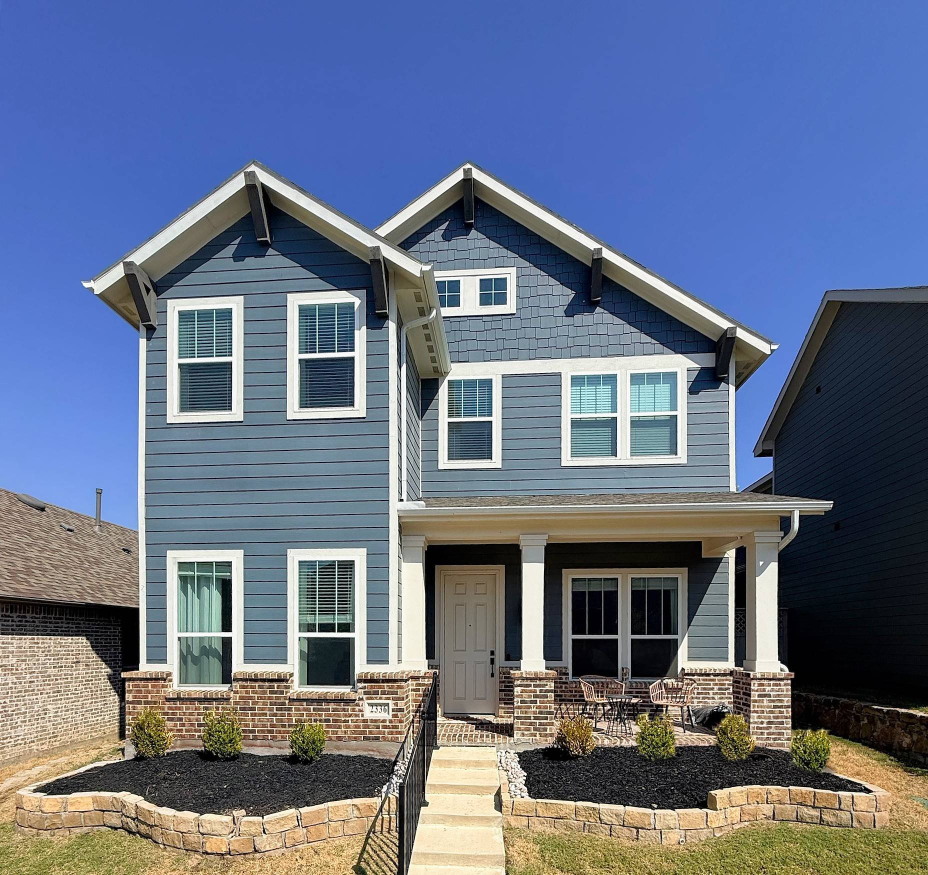
#> input picture flyers/2336-for-sale/images/exterior.jpg, 1855 x 1750 px (shown at 1/2 size)
$ python add_flowers.py
#> lines starting #> are read from the running program, lines starting #| are printed output that depends on the picture; after the words box and inside, x2 and y2 are one past the last pixel; in counts of white or black regions, pixels touching at a corner belong together
"""Digitally add flowering plants to the two front mulch beds in images/exterior.jpg.

Writes images/exterior-flowers.jpg and leaves the original photo untouched.
Usage: python3 add_flowers.py   (requires pillow, numpy, scipy)
"""
import math
import os
import random

import numpy as np
from PIL import Image, ImageDraw, ImageFilter
from scipy import ndimage

HERE = os.path.dirname(os.path.abspath(__file__))
SRC = os.path.join(HERE, 'images', 'exterior.jpg')
OUT = os.path.join(HERE, 'images', 'exterior-flowers.jpg')

SS = 3  # supersampling factor for anti-aliased plant rendering
rng = random.Random(2336)

# Mulch outlines traced from the photo (full-resolution pixel coordinates).
LEFT_BED = [(75, 1583), (170, 1537), (250, 1512), (400, 1503), (600, 1508), (782, 1515),
            (782, 1590), (700, 1598), (600, 1612), (530, 1622), (460, 1625), (350, 1620),
            (260, 1600), (200, 1588)]
RIGHT_BED = [(1045, 1502), (1100, 1495), (1400, 1490), (1560, 1500), (1650, 1535), (1735, 1580),
             (1600, 1582), (1420, 1585), (1415, 1612), (1200, 1605), (1045, 1595)]

# Front (stone-wall) edges of each bed, used to place the border row
LEFT_FRONT = [(95, 1580), (200, 1588), (260, 1600), (350, 1620), (460, 1625), (530, 1622),
              (600, 1612), (700, 1598), (775, 1590)]
RIGHT_FRONT = [(1050, 1595), (1200, 1605), (1415, 1610), (1420, 1578), (1600, 1576), (1720, 1576)]

# Flower colours: (petal base RGB, centre RGB)
PINK = ((228, 62, 128), (250, 214, 90))
RED = ((212, 38, 52), (245, 200, 70))
WHITE = ((246, 244, 238), (238, 196, 60))
PURPLE = ((138, 78, 190), (245, 222, 120))
YELLOW = ((250, 200, 40), (190, 110, 20))


def polygon_mask(shape, poly):
    m = Image.new('L', (shape[1], shape[0]), 0)
    ImageDraw.Draw(m).polygon(poly, fill=255)
    return np.asarray(m) > 0


def poisson_points(mask, spacing, tries=4000):
    ys, xs = np.nonzero(mask)
    pts = []
    for _ in range(tries):
        i = rng.randrange(len(xs))
        x, y = int(xs[i]), int(ys[i])
        if all((x - px) ** 2 + (y - py) ** 2 >= spacing ** 2 for px, py in pts):
            pts.append((x, y))
    return pts


def shade(rgb, f):
    return tuple(max(0, min(255, int(c * f))) for c in rgb)


def tint(rgb, t):
    return tuple(int(c + (255 - c) * t) for c in rgb)


def blob(cx, base, R, bumps):
    """Irregular mound outline as a polygon."""
    pts = []
    for i in range(41):
        t = math.pi * i / 40
        k = 1 + sum(a * math.sin(f * t + ph) for a, f, ph in bumps)
        pts.append((cx + math.cos(t) * R * 1.05 * k, base - math.sin(t) * R * 1.05 * k))
    pts.append((cx - R * 1.05, base + R * 0.12))
    pts.append((cx + R * 1.05, base + R * 0.12))
    return pts


def render_plant(radius, colours):
    """Return an RGBA patch (at 1x) of a flowering mound and its anchor offset."""
    R = radius * SS
    W, H = int(R * 2.8), int(R * 2.8)
    cx, base = W / 2, H * 0.8
    img = Image.new('RGBA', (W, H), (0, 0, 0, 0))
    d = ImageDraw.Draw(img)
    bumps = [(rng.uniform(0.04, 0.1), f, rng.uniform(0, 6.3)) for f in (3, 5, 7)]

    # Soft contact shadow on the mulch
    sh = Image.new('L', (W, H), 0)
    ImageDraw.Draw(sh).ellipse((cx - R * 1.15, base - R * 0.22, cx + R * 1.15, base + R * 0.28), fill=170)
    sh = sh.filter(ImageFilter.GaussianBlur(R * 0.18))
    img.paste((6, 7, 5, 255), (0, 0), sh)

    # Dark foliage body (the shadowed gaps between leaves)
    d.polygon(blob(cx, base, R * 0.95, bumps), fill=(34, 58, 24, 255))

    def in_mound(rr_min=0.0, rr_max=1.0):
        t = rng.uniform(0.05, math.pi - 0.05)
        rr = math.sqrt(rng.uniform(rr_min ** 2, rr_max ** 2))
        k = 1 + sum(a * math.sin(f * t + ph) for a, f, ph in bumps)
        return cx + math.cos(t) * R * 1.0 * rr * k, base - math.sin(t) * R * 1.0 * rr * k

    def leaves(n, size=1.0):
        for _ in range(n):
            lx, ly = in_mound(0.1, 1.02)
            light = 0.55 + 0.4 * (base - ly) / R + 0.12 * (lx - cx) / R
            g = shade((rng.randint(44, 76), rng.randint(84, 118), rng.randint(28, 48)), light)
            L, w = R * rng.uniform(0.16, 0.27) * size, R * rng.uniform(0.07, 0.12) * size
            ang = rng.uniform(0, math.pi)
            leaf = [(lx + math.cos(ang) * L * a - math.sin(ang) * w * b, ly + math.sin(ang) * L * a + math.cos(ang) * w * b)
                    for a, b in ((-1, 0), (0, 1), (1, 0), (0, -1))]
            d.polygon(leaf, fill=g + (255,))

    def blossoms(n):
        pts = sorted((in_mound(0.25, 0.98) for _ in range(n)), key=lambda p: p[1])
        for bx, by in pts:
            petal, centre = rng.choice(colours)
            petal = tuple(max(0, min(255, c + rng.randint(-14, 14))) for c in petal)
            r = R * rng.uniform(0.13, 0.19)
            light = 0.7 + 0.35 * (base - by) / R + 0.1 * (bx - cx) / R
            rot = rng.uniform(0, 2 * math.pi)
            # petal shadow first, so overlapping blossoms read as separate flowers
            d.ellipse((bx - r * 1.02, by - r * 0.7, bx + r * 1.02, by + r * 0.86), fill=shade(petal, 0.45 * light) + (200,))
            for k in range(5):
                a = rot + k * 2 * math.pi / 5
                px, py = bx + math.cos(a) * r * 0.46, by + math.sin(a) * r * 0.34
                pr = r * 0.5
                f = light * (1.05 if math.sin(a) < 0 else 0.86)
                col = shade(petal, min(f, 1.0) if petal[0] > 235 and petal[2] > 225 else f)
                d.ellipse((px - pr, py - pr * 0.8, px + pr, py + pr * 0.8), fill=col + (255,))
            cr = r * 0.15
            d.ellipse((bx - cr, by - cr * 0.8, bx + cr, by + cr * 0.8), fill=shade(centre, light) + (255,))

    n_leaf = int(60 + radius * 3)
    n_bloom = int(12 + radius * 1.0)
    leaves(n_leaf)
    blossoms(int(n_bloom * 0.6))
    leaves(int(n_leaf * 0.25), 0.8)   # some leaves in front of blossoms for depth
    blossoms(int(n_bloom * 0.4))

    img = img.resize((W // SS, H // SS), Image.LANCZOS)
    return img, (int(cx / SS), int(base / SS))


def main():
    photo = Image.open(SRC).convert('RGB')
#> photo is the input picture: PIL image 1855x1750 RGB; mean R, G, B 103.2, 114, 135.8
    arr = np.asarray(photo).astype(np.float32)
    h, w = arr.shape[:2]
#> h = 1750; w = 1855

    # Keep plants off the existing shrubs (green foliage); the tan stone wall and white rocks don't count.
    r, g, b = (ndimage.gaussian_filter(arr[..., i], 3) for i in range(3))
    green = (g > r - 8) & (g > b + 25) & (g > 60)
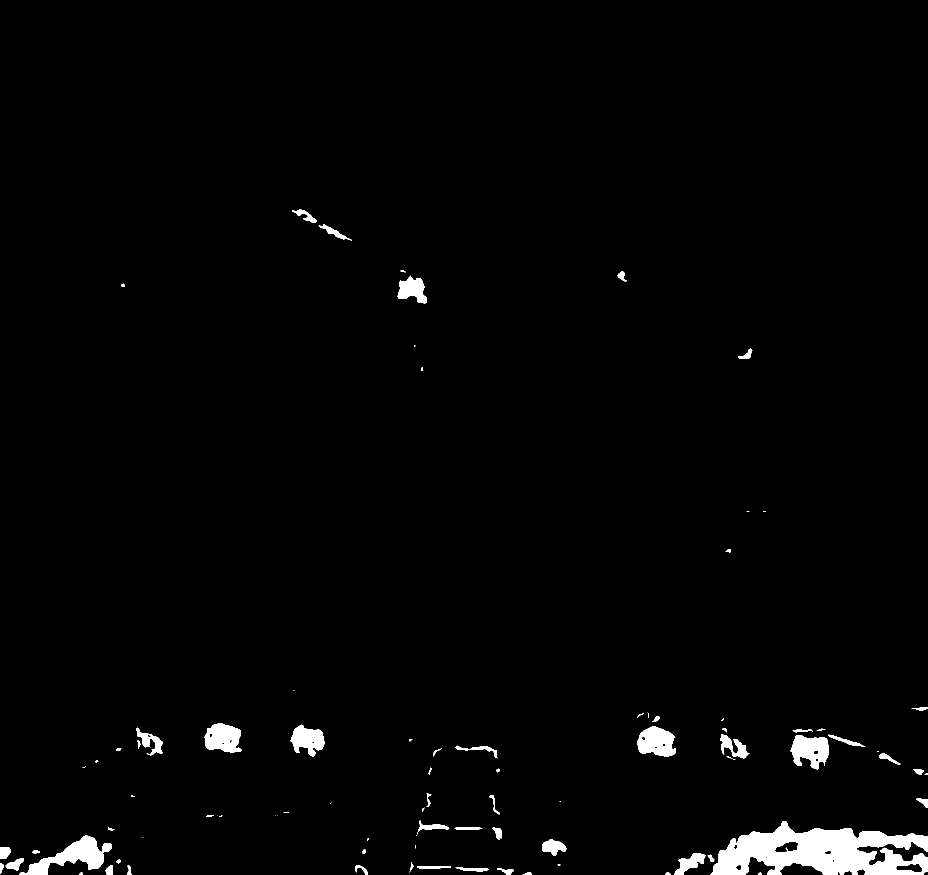
#> green: shape (1750, 1855) bool (shown at 1/2 size); 1.9% white; 89 white regions (25 under 20 px), largest, box (x1, y1, x2, y2) and area: (1421, 1642, 1855, 1750) 28099, (39, 1671, 224, 1750) 5396, (1581, 1470, 1658, 1539) 3536
    shrubs = ndimage.binary_dilation(ndimage.binary_opening(green, iterations=2), iterations=12)
#> shrubs: shape (1750, 1855) bool; 4% white; 35 white regions, largest, box (x1, y1, x2, y2) and area: (1319, 1630, 1855, 1750) 44072, (0, 1659, 275, 1750) 15528, (1569, 1446, 1734, 1551) 9228

    layer = Image.new('RGBA', (w, h), (0, 0, 0, 0))
#> layer: PIL image 1855x1750 RGBA; every value is 0
    plants = []
    # Colour drifts across each bed (left to right), with a white border row along the stone wall
    drifts = {
        'left': [(0, [PURPLE]), (260, [PINK]), (420, [RED]), (560, [PINK]), (680, [YELLOW, RED])],
        'right': [(0, [PINK]), (1130, [RED]), (1300, [PURPLE]), (1440, [PINK]), (1600, [RED])],
    }
    for name, poly, front_line in (('left', LEFT_BED, LEFT_FRONT), ('right', RIGHT_BED, RIGHT_FRONT)):
        bed = polygon_mask((h, w), poly)
        inner = ndimage.binary_erosion(bed, iterations=14) & ~shrubs
        edge = Image.new('L', (w, h), 0)
        ImageDraw.Draw(edge).line(front_line, fill=255, width=3)
        dist = ndimage.distance_transform_edt(np.asarray(edge) == 0)
        border = inner & (dist > 16) & (dist < 28)
        body = inner & (dist >= 44)
        for (x, y) in poisson_points(border, 32):
            plants.append((y, x, [WHITE]))
        for (x, y) in poisson_points(body, 36):
            cols = [c for x0, c in drifts[name] if x >= x0][-1]
            plants.append((y, x, cols))
#> this loop made 2 passes
#> pass 1, in main, `dist = ndimage.distance_transform_edt(np.asarray(edge) == 0)`:
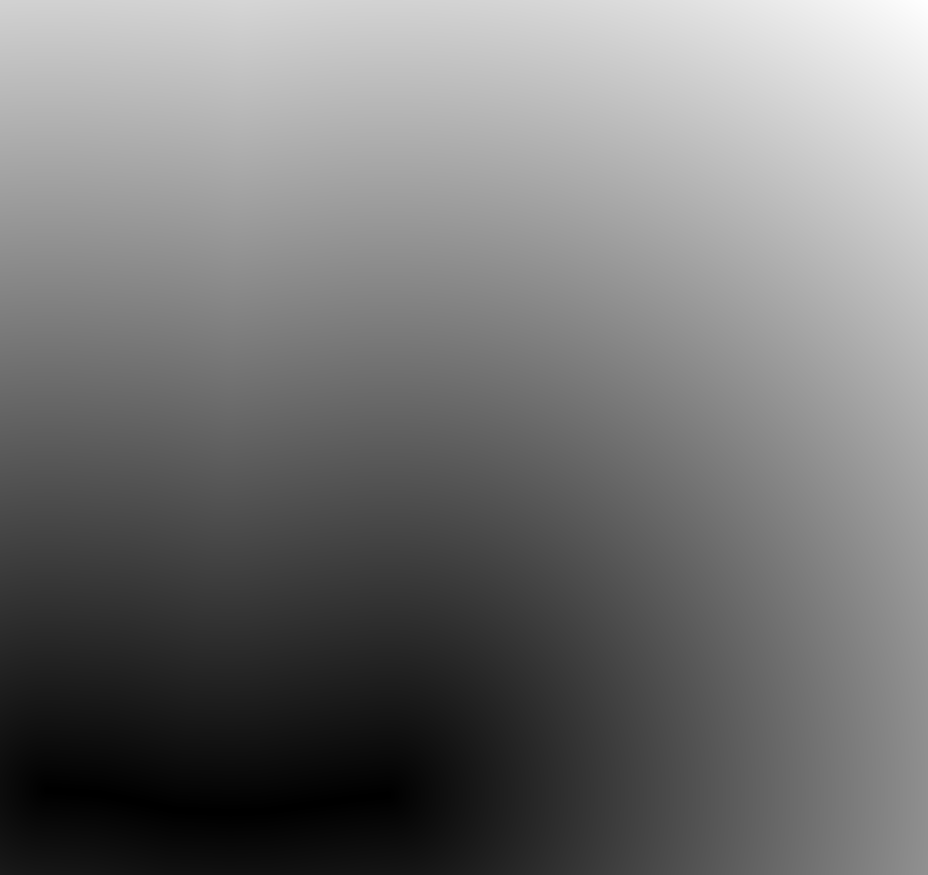
#> dist: shape (1750, 1855) float64 (shown at 1/2 size); min 0, max 1920.7, mean 882.7; drawn with min black and max white
#> after the loop: bed: shape (1750, 1855) bool; 1.9% white; 1 white region, box (x1, y1, x2, y2) and area: (1045, 1490, 1736, 1613) 62075
#> after the loop:
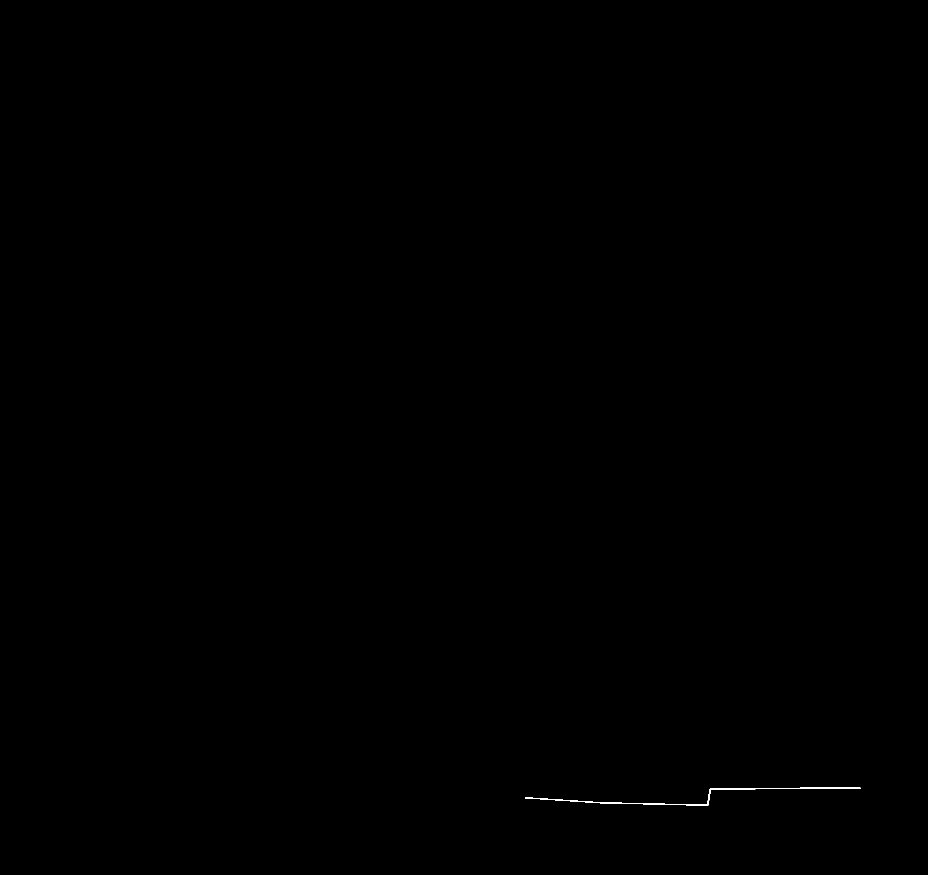
#> edge: PIL image 1855x1750 L (shown at 1/2 size); 0.05% white in thin lines or dots, all inside (x1, y1, x2, y2) = (1050, 1575, 1721, 1612)
#> after the loop, plants = 63 items

    plants.sort(key=lambda p: p[0])  # draw far (top) to near (bottom)
    for y, x, colours in plants:
        depth = (y - 1490) / 135.0
        radius = (19 + 6 * depth) * rng.uniform(0.88, 1.12)
        patch, (ax, ay) = render_plant(radius, colours)
        layer.alpha_composite(patch, (int(x - ax), int(y - ay)))
#> this loop made 63 passes
#> (y, x, colours) on passes 3, 4, 5, 6, 7, 8, 9, 10, 11, 13, 14, 15: (1516, 1132, [((212, 38, 52), (245, 200, 70))]), (1517, 1504, [((228, 62, 128), (250, 214, 90))]), (1520, 1066, [((228, 62, 128), (250, 214, 90))]), (1523, 393, [((228, 62, 128), (250, 214, 90))]), (1523, 304, [((228, 62, 128), (250, 214, 90))]), (1523, 1235, [((212, 38, 52), (245, 200, 70))]), (1524, 1546, [((228, 62, 128), (250, 214, 90))]), (1525, 1169, [((212, 38, 52), (245, 200, 70))]), (1528, 663, [((228, 62, 128), (250, 214, 90))]), (1531, 536, [((212, 38, 52), (245, 200, 70))]), (1531, 432, [((212, 38, 52), (245, 200, 70))]), (1531, 1453, [((228, 62, 128), (250, 214, 90))])
#> (y, x) on passes 12, 20, 25: (1530, 768), (1541, 732), (1548, 693)
#> pass 1, in render_plant, `sh = sh.filter(ImageFilter.GaussianBlur(R * 0.18))`:
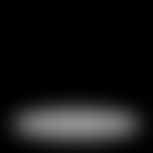
#> sh: PIL image 153x153 L; min 0, max 141, mean 20.2
#> after the loop:
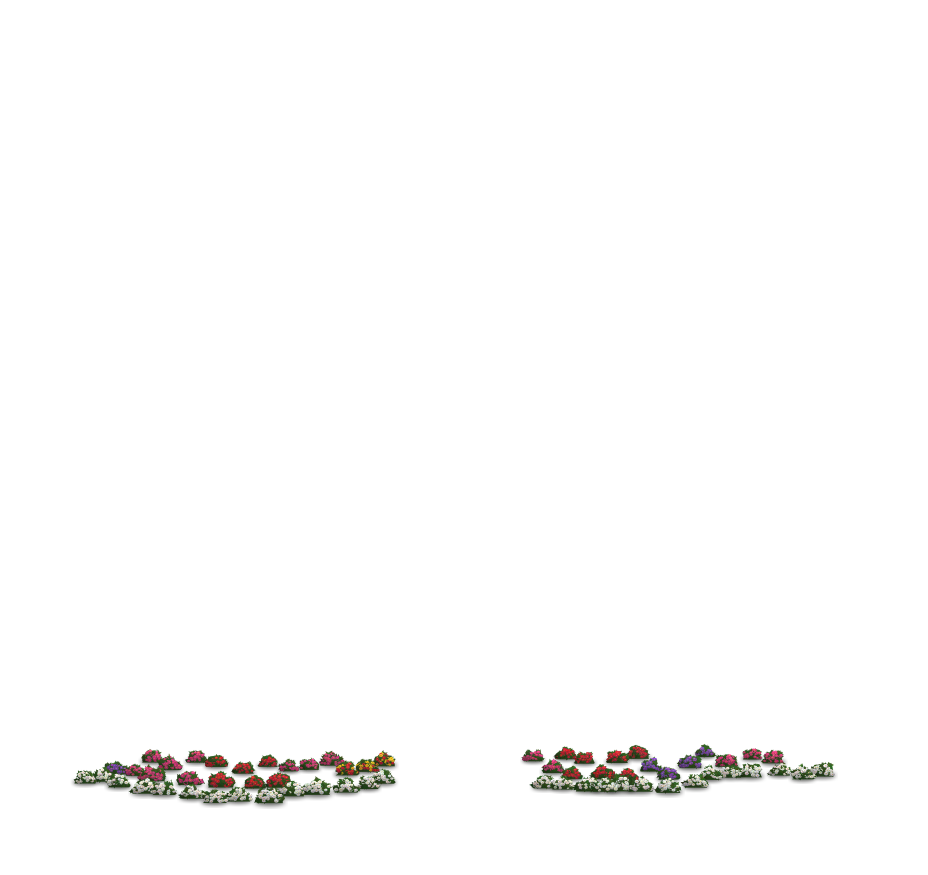
#> layer: PIL image 1855x1750 RGBA (shown at 1/2 size); mean R, G, B, A 2.1, 1.9, 1.5, 5; transparent parts drawn white
#> after the loop:
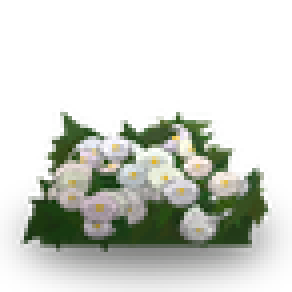
#> patch: PIL image 73x73 RGBA (shown 4 times larger); mean R, G, B, A 34.7, 39.2, 30.1, 78; transparent parts drawn white

    # Match the photo's softness and grain, then composite
    layer = layer.filter(ImageFilter.GaussianBlur(0.45))
    la = np.asarray(layer).astype(np.float32)
    alpha = la[..., 3:4] / 255.0
    noise = np.random.default_rng(7).normal(0, 5, la[..., :3].shape)
    rgb = np.clip(la[..., :3] + noise, 0, 255)
    out = arr * (1 - alpha) + rgb * alpha
    Image.fromarray(out.astype(np.uint8)).save(OUT, quality=92, subsampling=0)
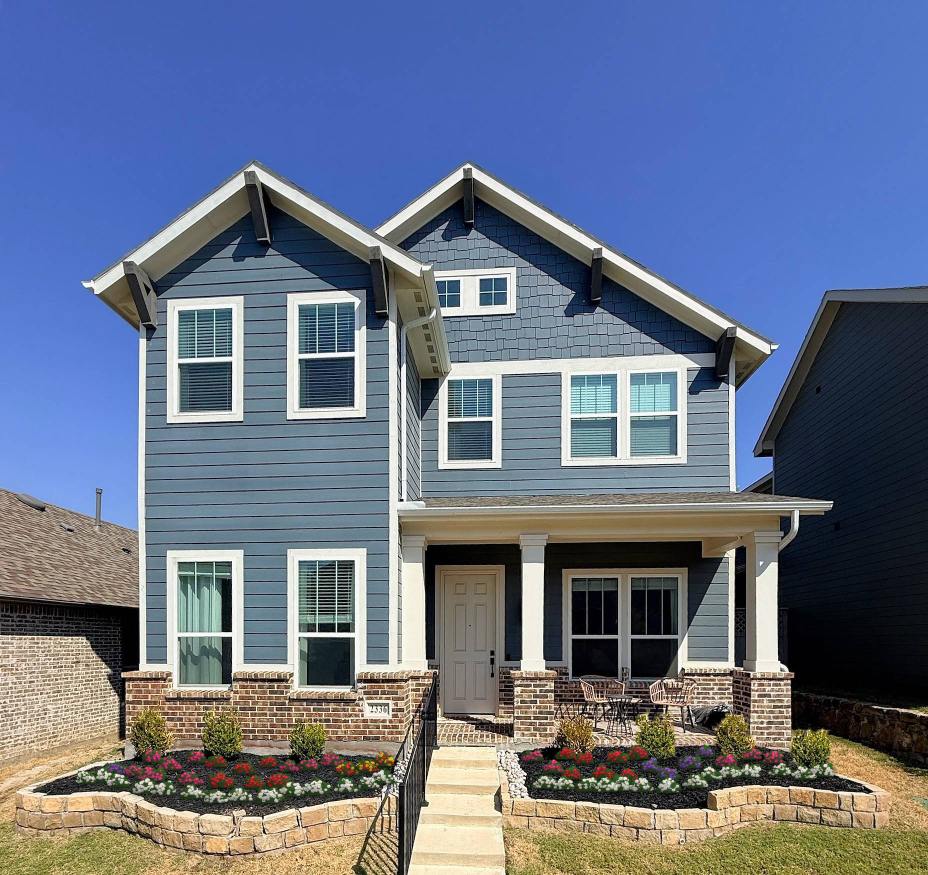
#> saved as exterior-flowers.jpg: PIL image 1855x1750 RGB (shown at 1/2 size); mean R, G, B 104.1, 114.7, 136.2
    print(f'{len(plants)} plants -> {OUT}')
#| 63 plants -> flyers/2336-for-sale/images/exterior-flowers.jpg


if __name__ == '__main__':
    main()
